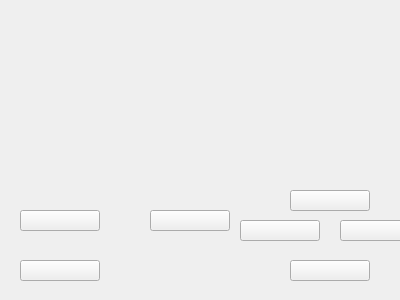
<?xml version="1.0" encoding="UTF-8"?>
<ui version="4.0">
 <class>Snake</class>
 <widget class="QWidget" name="Snake">
  <property name="geometry">
   <rect>
    <x>0</x>
    <y>0</y>
    <width>400</width>
    <height>300</height>
   </rect>
  </property>
  <property name="windowTitle">
   <string>Form</string>
  </property>
  <widget class="QPushButton" name="pushButton">
   <property name="geometry">
    <rect>
     <x>20</x>
     <y>210</y>
     <width>80</width>
     <height>21</height>
    </rect>
   </property>
   <property name="text">
    <string/>
   </property>
  </widget>
  <widget class="QPushButton" name="pushButton_2">
   <property name="geometry">
    <rect>
     <x>20</x>
     <y>260</y>
     <width>80</width>
     <height>21</height>
    </rect>
   </property>
   <property name="text">
    <string/>
   </property>
  </widget>
  <widget class="QPushButton" name="pushButton_3">
   <property name="geometry">
    <rect>
     <x>150</x>
     <y>210</y>
     <width>80</width>
     <height>21</height>
    </rect>
   </property>
   <property name="text">
    <string/>
   </property>
  </widget>
  <widget class="QPushButton" name="arrow_up">
   <property name="geometry">
    <rect>
     <x>290</x>
     <y>190</y>
     <width>80</width>
     <height>21</height>
    </rect>
   </property>
   <property name="text">
    <string/>
   </property>
  </widget>
  <widget class="QPushButton" name="arrow_down">
   <property name="geometry">
    <rect>
     <x>290</x>
     <y>260</y>
     <width>80</width>
     <height>21</height>
    </rect>
   </property>
   <property name="text">
    <string/>
   </property>
  </widget>
  <widget class="QPushButton" name="arrow_right">
   <property name="geometry">
    <rect>
     <x>340</x>
     <y>220</y>
     <width>80</width>
     <height>21</height>
    </rect>
   </property>
   <property name="text">
    <string/>
   </property>
  </widget>
  <widget class="QPushButton" name="arrow_left">
   <property name="geometry">
    <rect>
     <x>240</x>
     <y>220</y>
     <width>80</width>
     <height>21</height>
    </rect>
   </property>
   <property name="text">
    <string/>
   </property>
  </widget>
 </widget>
 <resources/>
 <connections/>
</ui>
